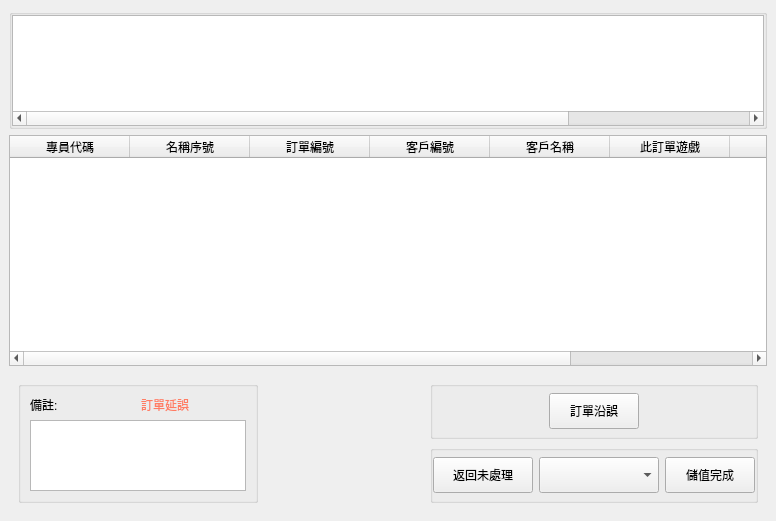
<?xml version="1.0" encoding="UTF-8"?>
<ui version="4.0">
 <class>LayerGetOrder1</class>
 <widget class="QWidget" name="LayerGetOrder1">
  <property name="geometry">
   <rect>
    <x>0</x>
    <y>0</y>
    <width>774</width>
    <height>521</height>
   </rect>
  </property>
  <property name="windowTitle">
   <string>Form</string>
  </property>
  <layout class="QGridLayout" name="gridLayout">
   <property name="leftMargin">
    <number>0</number>
   </property>
   <property name="topMargin">
    <number>0</number>
   </property>
   <property name="rightMargin">
    <number>0</number>
   </property>
   <property name="bottomMargin">
    <number>0</number>
   </property>
   <item row="0" column="0">
    <widget class="QWidget" name="wBg" native="true">
     <layout class="QVBoxLayout" name="verticalLayout">
      <item>
       <widget class="QGroupBox" name="groupBox">
        <property name="minimumSize">
         <size>
          <width>0</width>
          <height>120</height>
         </size>
        </property>
        <property name="maximumSize">
         <size>
          <width>16777215</width>
          <height>120</height>
         </size>
        </property>
        <layout class="QGridLayout" name="gridLayout_2">
         <property name="leftMargin">
          <number>0</number>
         </property>
         <property name="topMargin">
          <number>0</number>
         </property>
         <property name="rightMargin">
          <number>0</number>
         </property>
         <property name="bottomMargin">
          <number>0</number>
         </property>
         <property name="spacing">
          <number>0</number>
         </property>
         <item row="0" column="0">
          <widget class="QTableWidget" name="tbUser">
           <property name="editTriggers">
            <set>QAbstractItemView::NoEditTriggers</set>
           </property>
           <attribute name="horizontalHeaderVisible">
            <bool>false</bool>
           </attribute>
           <attribute name="horizontalHeaderMinimumSectionSize">
            <number>36</number>
           </attribute>
           <attribute name="horizontalHeaderDefaultSectionSize">
            <number>200</number>
           </attribute>
           <attribute name="verticalHeaderVisible">
            <bool>false</bool>
           </attribute>
           <column>
            <property name="text">
             <string>新增欄位</string>
            </property>
           </column>
           <column>
            <property name="text">
             <string>新增欄位</string>
            </property>
           </column>
           <column>
            <property name="text">
             <string>新增欄位</string>
            </property>
           </column>
           <column>
            <property name="text">
             <string>新增欄位</string>
            </property>
           </column>
          </widget>
         </item>
        </layout>
       </widget>
      </item>
      <item>
       <widget class="QWidget" name="widget_2" native="true">
        <property name="sizePolicy">
         <sizepolicy hsizetype="Preferred" vsizetype="Expanding">
          <horstretch>0</horstretch>
          <verstretch>0</verstretch>
         </sizepolicy>
        </property>
        <property name="minimumSize">
         <size>
          <width>0</width>
          <height>200</height>
         </size>
        </property>
        <layout class="QGridLayout" name="gridLayout_3">
         <property name="leftMargin">
          <number>0</number>
         </property>
         <property name="topMargin">
          <number>0</number>
         </property>
         <property name="rightMargin">
          <number>0</number>
         </property>
         <property name="bottomMargin">
          <number>0</number>
         </property>
         <item row="0" column="0">
          <widget class="QTableWidget" name="tbOrder">
           <property name="editTriggers">
            <set>QAbstractItemView::NoEditTriggers</set>
           </property>
           <attribute name="horizontalHeaderDefaultSectionSize">
            <number>120</number>
           </attribute>
           <attribute name="verticalHeaderVisible">
            <bool>false</bool>
           </attribute>
           <column>
            <property name="text">
             <string>專員代碼</string>
            </property>
           </column>
           <column>
            <property name="text">
             <string>名稱序號</string>
            </property>
           </column>
           <column>
            <property name="text">
             <string>訂單編號</string>
            </property>
           </column>
           <column>
            <property name="text">
             <string>客戶編號</string>
            </property>
           </column>
           <column>
            <property name="text">
             <string>客戶名稱</string>
            </property>
           </column>
           <column>
            <property name="text">
             <string>此訂單遊戲</string>
            </property>
           </column>
           <column>
            <property name="text">
             <string>接單狀態</string>
            </property>
           </column>
           <column>
            <property name="text">
             <string>操作</string>
            </property>
           </column>
          </widget>
         </item>
        </layout>
       </widget>
      </item>
      <item>
       <widget class="QStackedWidget" name="wBottom">
        <property name="minimumSize">
         <size>
          <width>0</width>
          <height>140</height>
         </size>
        </property>
        <property name="maximumSize">
         <size>
          <width>16777215</width>
          <height>140</height>
         </size>
        </property>
        <property name="currentIndex">
         <number>1</number>
        </property>
        <widget class="QWidget" name="page0"/>
        <widget class="QWidget" name="page1">
         <layout class="QGridLayout" name="gridLayout_4" columnstretch="1,0,0,0,0">
          <item row="0" column="4">
           <widget class="QGroupBox" name="groupBox_4">
            <layout class="QHBoxLayout" name="horizontalLayout_2">
             <property name="leftMargin">
              <number>0</number>
             </property>
             <property name="topMargin">
              <number>0</number>
             </property>
             <property name="rightMargin">
              <number>0</number>
             </property>
             <property name="bottomMargin">
              <number>0</number>
             </property>
             <item>
              <widget class="QPushButton" name="btnDelay">
               <property name="minimumSize">
                <size>
                 <width>90</width>
                 <height>36</height>
                </size>
               </property>
               <property name="maximumSize">
                <size>
                 <width>90</width>
                 <height>36</height>
                </size>
               </property>
               <property name="text">
                <string>訂單沿誤</string>
               </property>
               <property name="checkable">
                <bool>true</bool>
               </property>
              </widget>
             </item>
            </layout>
           </widget>
          </item>
          <item row="0" column="1" rowspan="2">
           <spacer name="horizontalSpacer">
            <property name="orientation">
             <enum>Qt::Horizontal</enum>
            </property>
            <property name="sizeHint" stdset="0">
             <size>
              <width>40</width>
              <height>20</height>
             </size>
            </property>
           </spacer>
          </item>
          <item row="1" column="4">
           <widget class="QGroupBox" name="groupBox_3">
            <property name="minimumSize">
             <size>
              <width>0</width>
              <height>40</height>
             </size>
            </property>
            <layout class="QHBoxLayout" name="horizontalLayout">
             <property name="leftMargin">
              <number>0</number>
             </property>
             <property name="topMargin">
              <number>0</number>
             </property>
             <property name="rightMargin">
              <number>0</number>
             </property>
             <property name="bottomMargin">
              <number>0</number>
             </property>
             <item>
              <widget class="QPushButton" name="btnBackOrder">
               <property name="minimumSize">
                <size>
                 <width>100</width>
                 <height>36</height>
                </size>
               </property>
               <property name="maximumSize">
                <size>
                 <width>120</width>
                 <height>36</height>
                </size>
               </property>
               <property name="text">
                <string>返回未處理</string>
               </property>
              </widget>
             </item>
             <item>
              <widget class="QComboBox" name="cbAddValueType">
               <property name="minimumSize">
                <size>
                 <width>120</width>
                 <height>36</height>
                </size>
               </property>
               <property name="maximumSize">
                <size>
                 <width>180</width>
                 <height>16777215</height>
                </size>
               </property>
              </widget>
             </item>
             <item>
              <widget class="QPushButton" name="btnFinish">
               <property name="minimumSize">
                <size>
                 <width>90</width>
                 <height>36</height>
                </size>
               </property>
               <property name="maximumSize">
                <size>
                 <width>90</width>
                 <height>36</height>
                </size>
               </property>
               <property name="text">
                <string>儲值完成</string>
               </property>
              </widget>
             </item>
            </layout>
           </widget>
          </item>
          <item row="0" column="2" rowspan="2">
           <widget class="ItemPic" name="wPic0" native="true">
            <property name="minimumSize">
             <size>
              <width>160</width>
              <height>120</height>
             </size>
            </property>
           </widget>
          </item>
          <item row="0" column="0" rowspan="2">
           <widget class="QGroupBox" name="groupBox">
            <property name="minimumSize">
             <size>
              <width>240</width>
              <height>0</height>
             </size>
            </property>
            <property name="maximumSize">
             <size>
              <width>240</width>
              <height>200</height>
             </size>
            </property>
            <layout class="QGridLayout" name="gridLayout_5">
             <item row="0" column="0">
              <widget class="QLabel" name="label">
               <property name="text">
                <string>備註:</string>
               </property>
              </widget>
             </item>
             <item row="0" column="1">
              <widget class="QLabel" name="lbDelay">
               <property name="styleSheet">
                <string notr="true">color: rgb(255, 124, 98);</string>
               </property>
               <property name="text">
                <string>訂單延誤</string>
               </property>
              </widget>
             </item>
             <item row="2" column="0" colspan="2">
              <widget class="QTextEdit" name="txNote">
               <property name="styleSheet">
                <string notr="true">font: 16px &quot;Microsoft JhengHei UI&quot;;</string>
               </property>
               <property name="html">
                <string>&lt;!DOCTYPE HTML PUBLIC &quot;-//W3C//DTD HTML 4.0//EN&quot; &quot;http://www.w3.org/TR/REC-html40/strict.dtd&quot;&gt;
&lt;html&gt;&lt;head&gt;&lt;meta name=&quot;qrichtext&quot; content=&quot;1&quot; /&gt;&lt;meta charset=&quot;utf-8&quot; /&gt;&lt;style type=&quot;text/css&quot;&gt;
p, li { white-space: pre-wrap; }
&lt;/style&gt;&lt;/head&gt;&lt;body style=&quot; font-family:'Microsoft JhengHei UI'; font-size:16px; font-weight:400; font-style:normal;&quot;&gt;
&lt;p style=&quot;-qt-paragraph-type:empty; margin-top:0px; margin-bottom:0px; margin-left:0px; margin-right:0px; -qt-block-indent:0; text-indent:0px;&quot;&gt;&lt;br /&gt;&lt;/p&gt;&lt;/body&gt;&lt;/html&gt;</string>
               </property>
              </widget>
             </item>
            </layout>
           </widget>
          </item>
          <item row="0" column="3">
           <spacer name="horizontalSpacer_2">
            <property name="orientation">
             <enum>Qt::Horizontal</enum>
            </property>
            <property name="sizeHint" stdset="0">
             <size>
              <width>40</width>
              <height>20</height>
             </size>
            </property>
           </spacer>
          </item>
         </layout>
        </widget>
       </widget>
      </item>
     </layout>
    </widget>
   </item>
  </layout>
 </widget>
 <customwidgets>
  <customwidget>
   <class>ItemPic</class>
   <extends>QWidget</extends>
   <header>ItemPic.h</header>
   <container>1</container>
  </customwidget>
 </customwidgets>
 <resources/>
 <connections/>
</ui>
